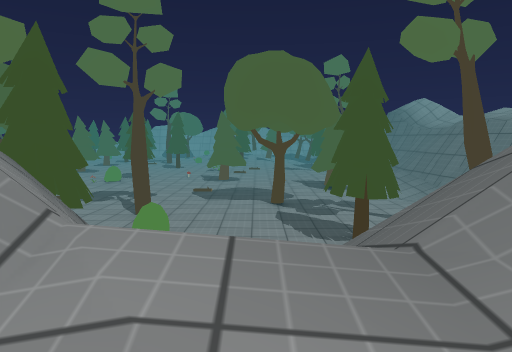
View 1 (above)

24 first-person views from a walk through a scene from a Unity 3-D project. The camera is 0.72 m above the floor, tilts 6° down and sees 70° across. The floor is counted in squares, 1 m on a side. Each view is taken from the middle of a square. On the plan, view 1 faces up. The plan holds only what a view shows up to about 11 squares ahead; the rest is blank. The place goes on beyond the plan. Some animated figures are left out. Some surface patterns are stand-ins.

View 2
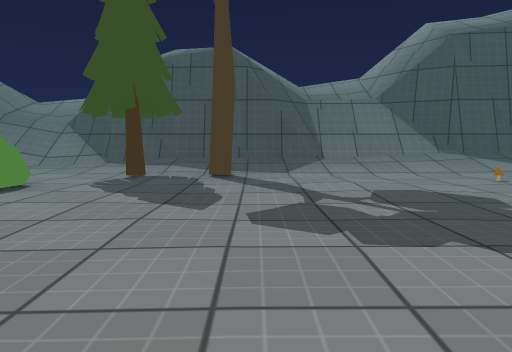

View 3
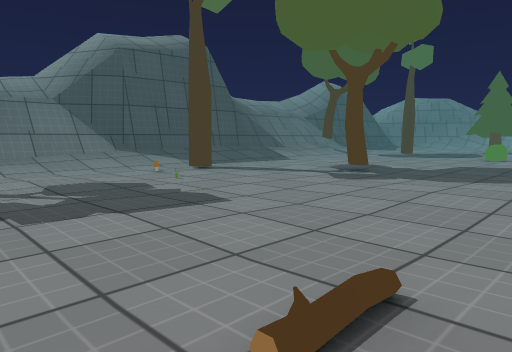

View 4
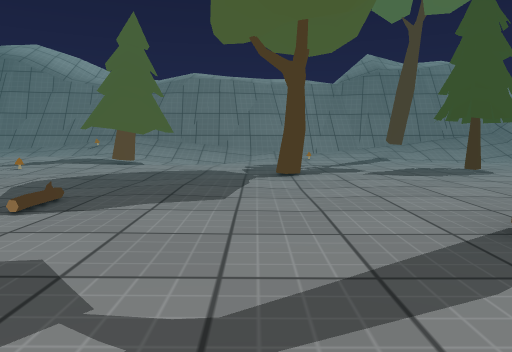

View 5
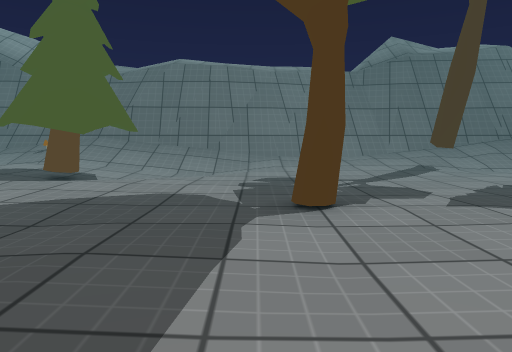

View 6
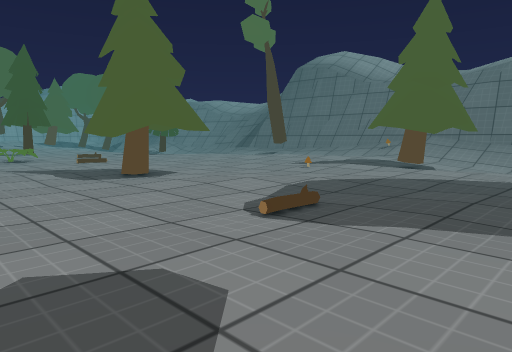

View 7
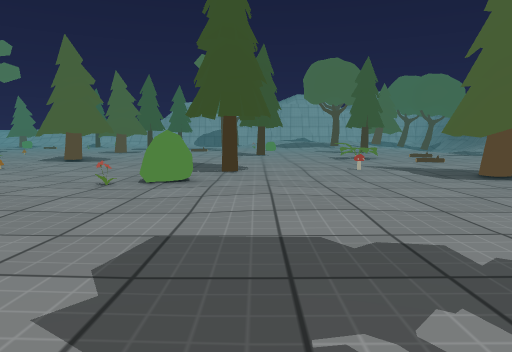

View 8
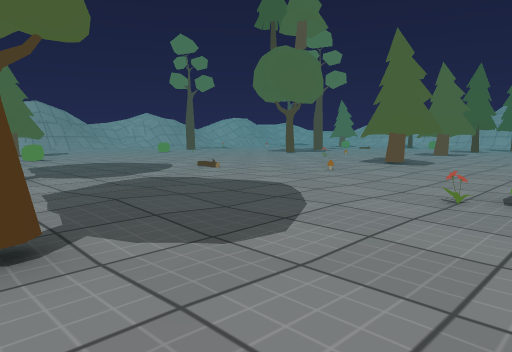

View 9
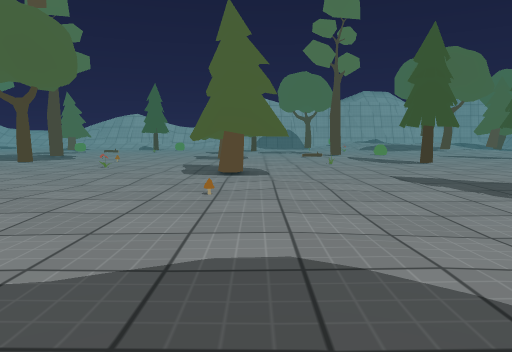

View 10
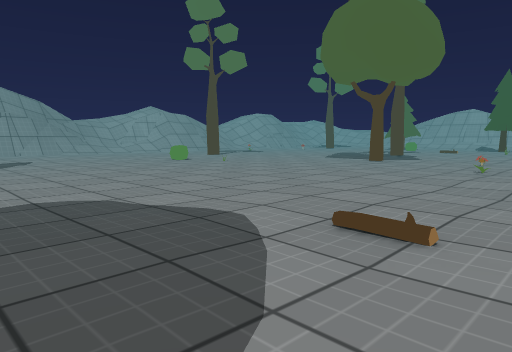

View 11
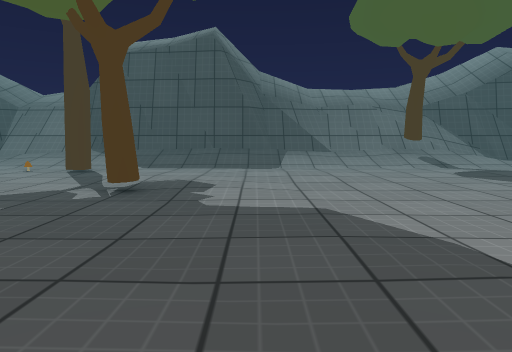

View 12
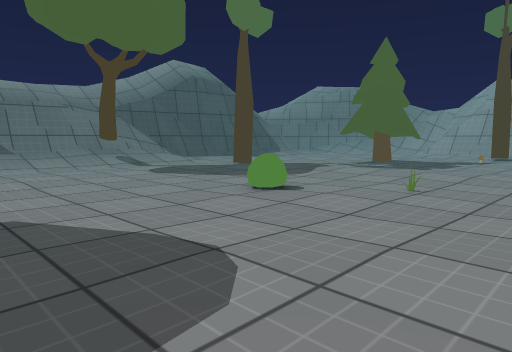

View 13
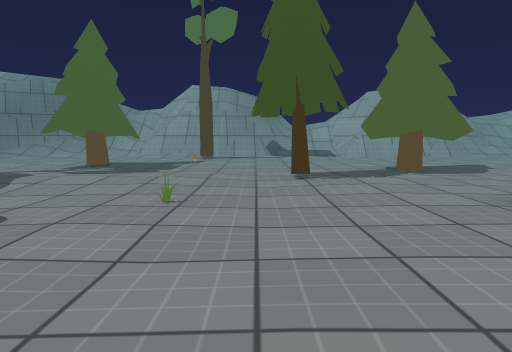

View 14
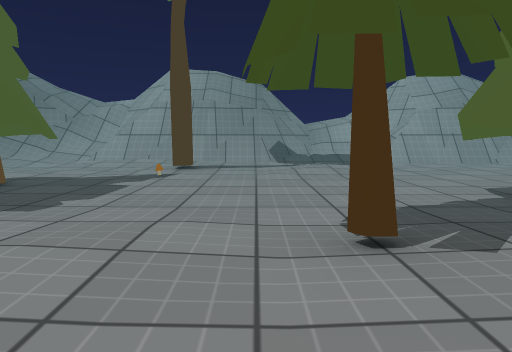

View 15
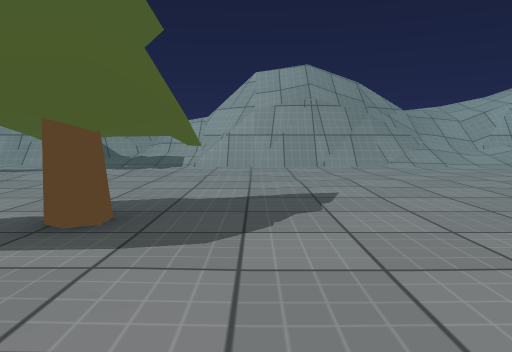

View 16
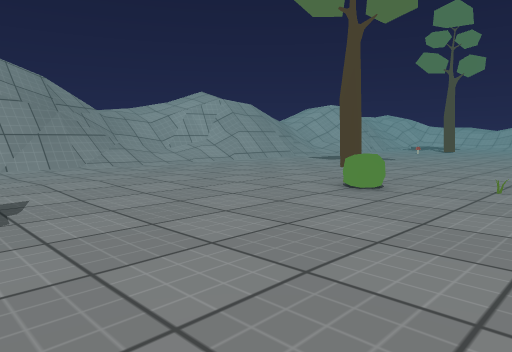

View 17
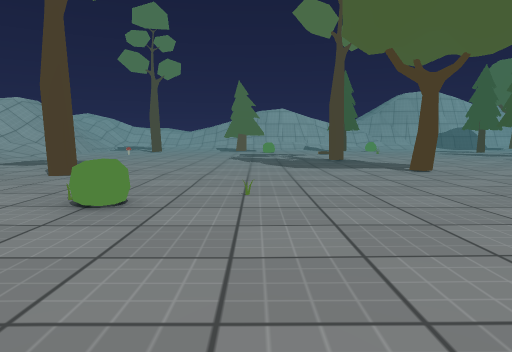

View 18
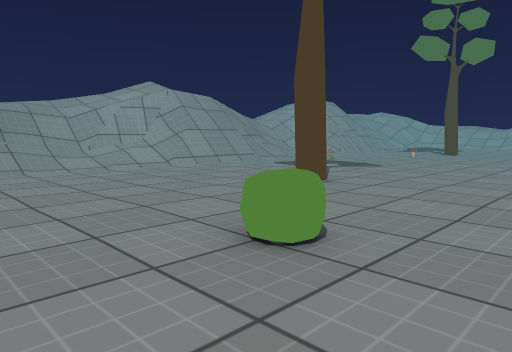

View 19
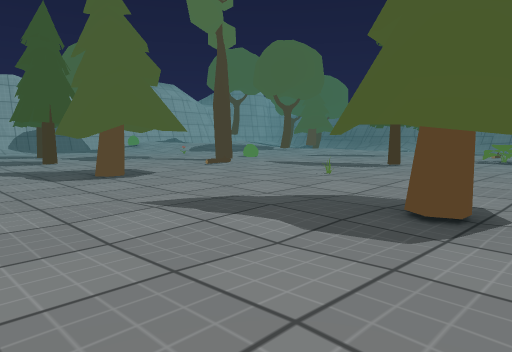

View 20
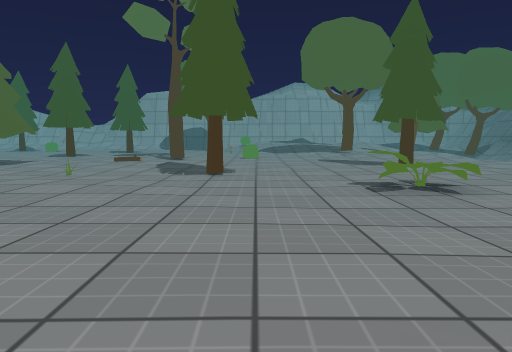

View 21
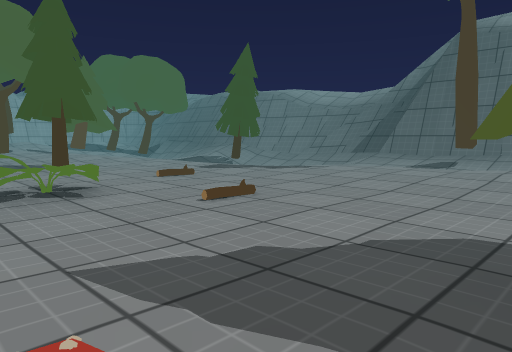

View 22
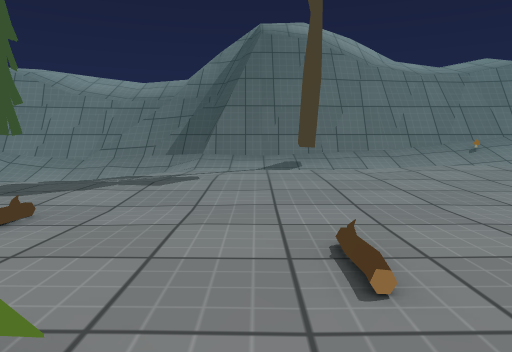

View 23
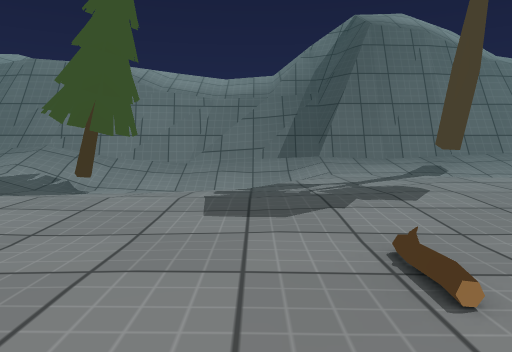

View 24
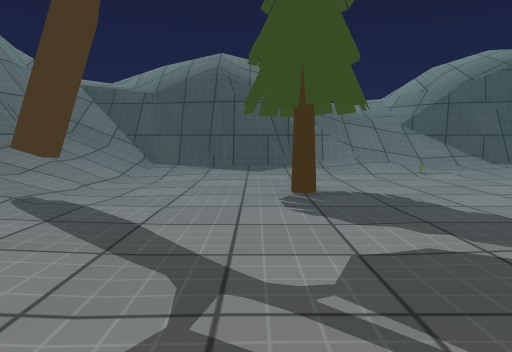

### Floor plan
Key: @ floor where view 1 was taken; # wall or solid block; x gap in a wall; . main floor; : floor 0.15 m higher than the main floor; + floor 0.3 m higher than the main floor; / step, stairs or slope; = window, fence, low wall or low ledge; v drop or lower ground; T tree; B bush; M mushroom; F flower; O other object.
Columns run from 34 left of view 1 to 9 right of it. Each row starts with its distance up from view 1.
 31      ..........T.........O.........:/  //#
 30     /................TTT............./ T/#
 29    //................TTT.........T...////##
 28   =//..........TT.O.................../ /###
 27  /=//...T................O..T........./ /=##
 26 ////...............O............B.O....//=v#
 25 ////........O.........TT.......BB...::../###
 24 ////.....OB...........TT............:::./##v
 23  //=..................TT............:::.T#v/
 22  //v=...............................::/./#v/
 21  //#=.................O.......M......:/ /#v/
 20   /#=...............O......T....TT...:: /#v/
 19   =#=.....................FB....TT..::+ /##
 18   #/=....TTT.......................O::::O=#
 17   //.....TTT..B.....................:TT:/##
 16   //.:/................:...........::TT//##
 15   ##........T.......T...........O...:.T./##
 14    v=................   T..............//##
 13    #=.........O............O............/##
 12    #=.TO....:......................T..../=#
 11    #=....T..:..B...............T........:=#
 10    /=...TTT..........T..................:=#
  9    //...TT..............................T/#
  8    ///..................O.......B...T...//#
  7             T..........TO...............//#
  6             ////.///////.....TT...O....///#
  5              //T///////////////:..//:..://#v
  4            ##//=##########/######///#####==v
  3                ///   ///#=x=////#=///////=//
  2                 //   ///#=/// ///=/////////
  1                                  ///
  0                                   @

Positions as (right, up) in squares from view 1, and headings:
1: (0, 0), facing up
2: (-6, 13), facing down
3: (-6, 14), facing down-left
4: (-6, 13), facing right
5: (-3, 13), facing right
6: (-5, 13), facing up-right
7: (-6, 13), facing up
8: (-7, 14), facing up-left
9: (-11, 16), facing up
10: (-13, 17), facing up-left
11: (-15, 15), facing down
12: (-15, 15), facing down-left
13: (-16, 14), facing left
14: (-20, 14), facing left
15: (-21, 19), facing left
16: (-21, 19), facing up-left
17: (-22, 20), facing up
18: (-22, 22), facing up-left
19: (-15, 23), facing up-right
20: (-5, 20), facing up
21: (-4, 20), facing up-right
22: (-3, 24), facing right
23: (-2, 27), facing right
24: (3, 13), facing down
